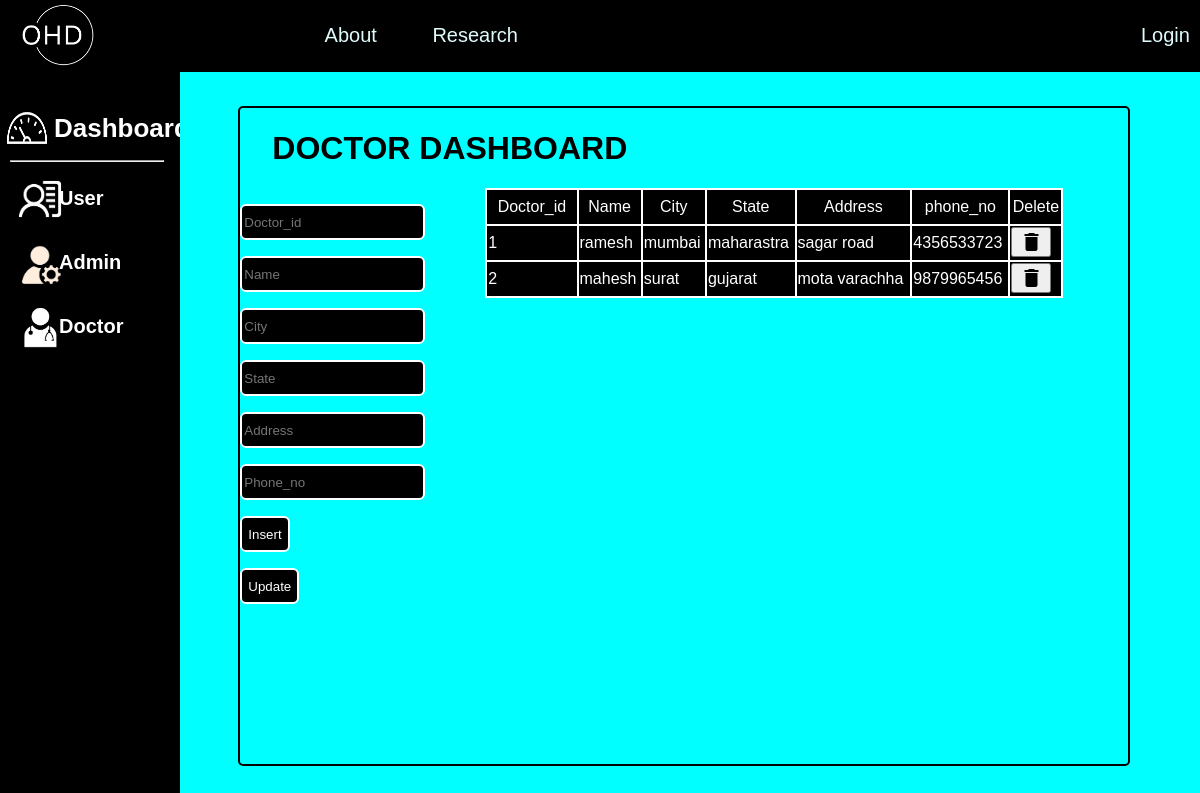
The page /doctor_data on the database as committed earlier.
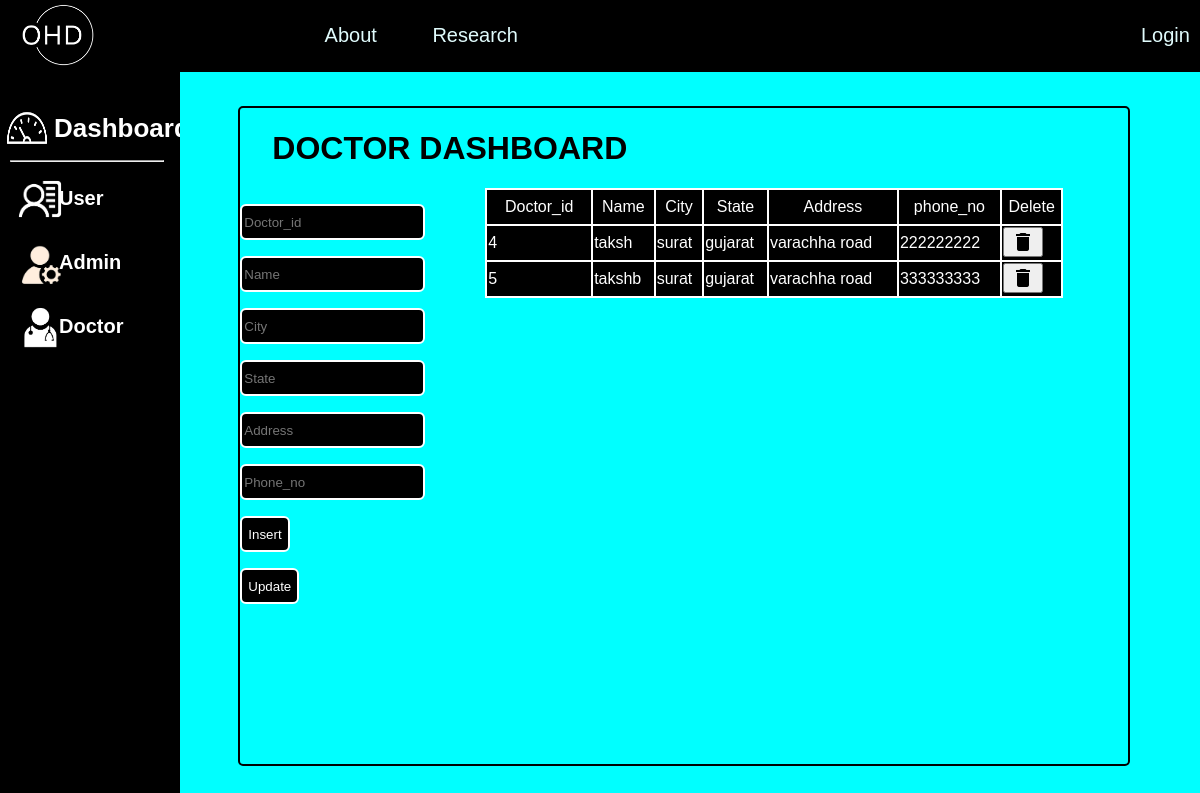
The same page on the database as committed later.
### tables this page shows
CREATE TABLE doctor (doctor_id INTEGER PRIMARY KEY AUTOINCREMENT,name TEXT, city TEXT, state TEXT, country TEXT, address TEXt, phone_no BIGINT);

### app.py (the view)
@app.route('/doctor_data', methods=["POST","GET"])
def doctor_data():
    conn = sqlite3.connect("on_heart_db.db")
    conn.row_factory = sqlite3.Row
    posts = conn.execute('SELECT * FROM doctor').fetchall()
    conn.close()
    return render_template('doctor_dashboard_index.html', data=posts)

### templates/doctor_dashboard_index.html (shortened to what the changed rows need)
<html>
    <head>
        <link rel="stylesheet" href="{{ url_for('static',filename='css/dashboard_static.css')}}">
    </head>
    <body>
        <div class="container">
            <div class="main_content">
                <div class="left_content">
                    <div class="logo_content">
                        <div class="page_name">
                            <h1>Dashboard</h1>
                        </div>
                    </div>
                </div>
                <div class="right_content">
                    <div class="main_content_right">
                        <div class="upper_content">
                            <h1>DOCTOR DASHBOARD</h1>
                        </div>
                        <div class="lower_content">
                            <div class="table_content">
                                <table class="table" style="width:90%">
                                    <tr clas="table__header">
                                        <th class="table__cell">Doctor_id</th>
                                        <th>Name</th>
                                        <th>City</th>
                                        <th>State</th>
                                        <th>Address</th>
                                        <th>phone_no</th>
                                        <th>Delete</th>
                                    </tr>
                                    {%for row in data %}
                                    <tr class="cell__header">
                                        <td>{{ row['doctor_id'] }}</td>
                                        <td>{{ row['name'] }}</td>
                                        <td>{{ row['city'] }}</td>
                                        <td>{{ row['state'] }}</td>
                                        <td>{{ row['address'] }}</td>
                                        <td>{{ row['phone_no'] }}</td>
                                        <td>
                                            <div class="delete_container">
                                                <form class="delete_form" method="post" action="{{ url_for('delete_doctor', doctor_id=row['doctor_id']) }}">
                                                    <input class="material-icons" type="submit" name="delete" value=&#xe872;>
                                                </form>
                                            </div>
                                        </td>
                                    </tr>
                                    {% endfor %}
                                </table>
                            </div>
                        </div>
                    </div>
                </div>
            </div>
        </div>
    </body>
</html>

Rows that differ between the two databases and show on the page:
removed doctor: doctor_id "1", name "ramesh", city "mumbai", state "maharastra", address "sagar road", phone_no "4356533723"
removed doctor: doctor_id "2", name "mahesh", city "surat", state "gujarat", address "mota varachha", phone_no "9879965456"
added doctor: doctor_id "4", name "taksh", city "surat", state "gujarat", address "varachha road", phone_no "222222222"
added doctor: doctor_id "5", name "takshb", city "surat", state "gujarat", address "varachha road", phone_no "333333333"
